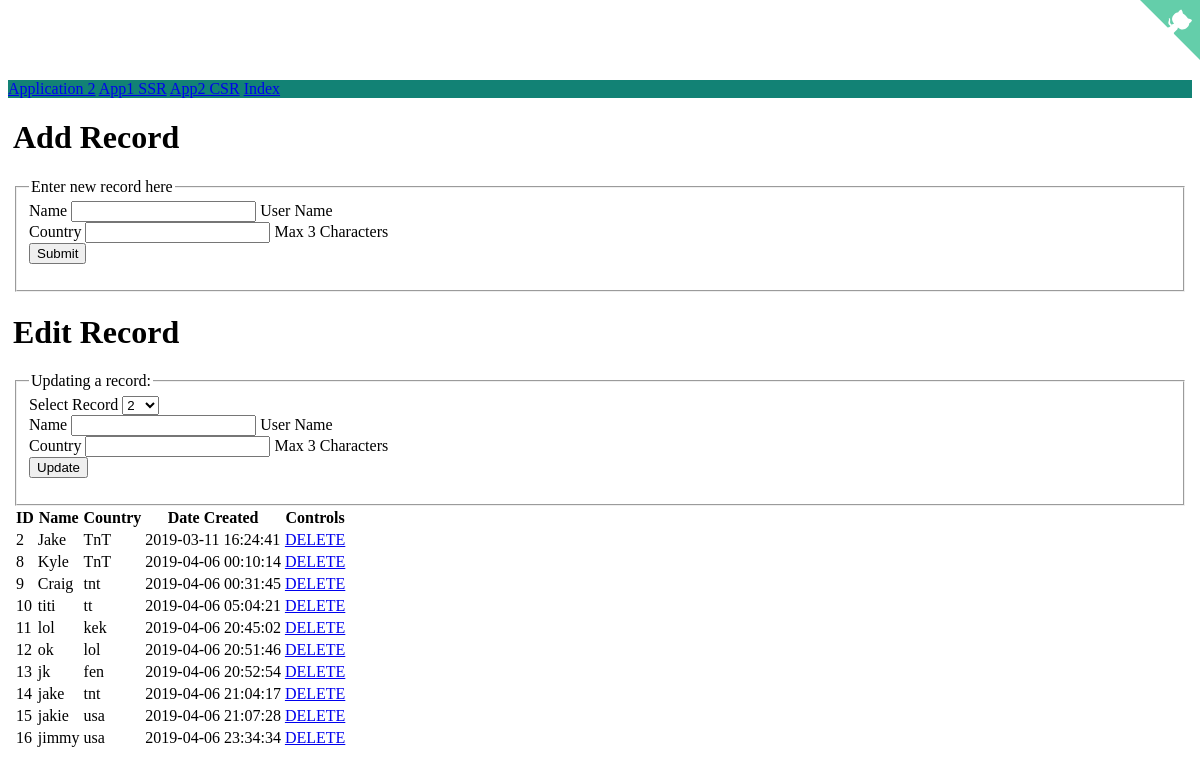
The app's page /app1, older data.
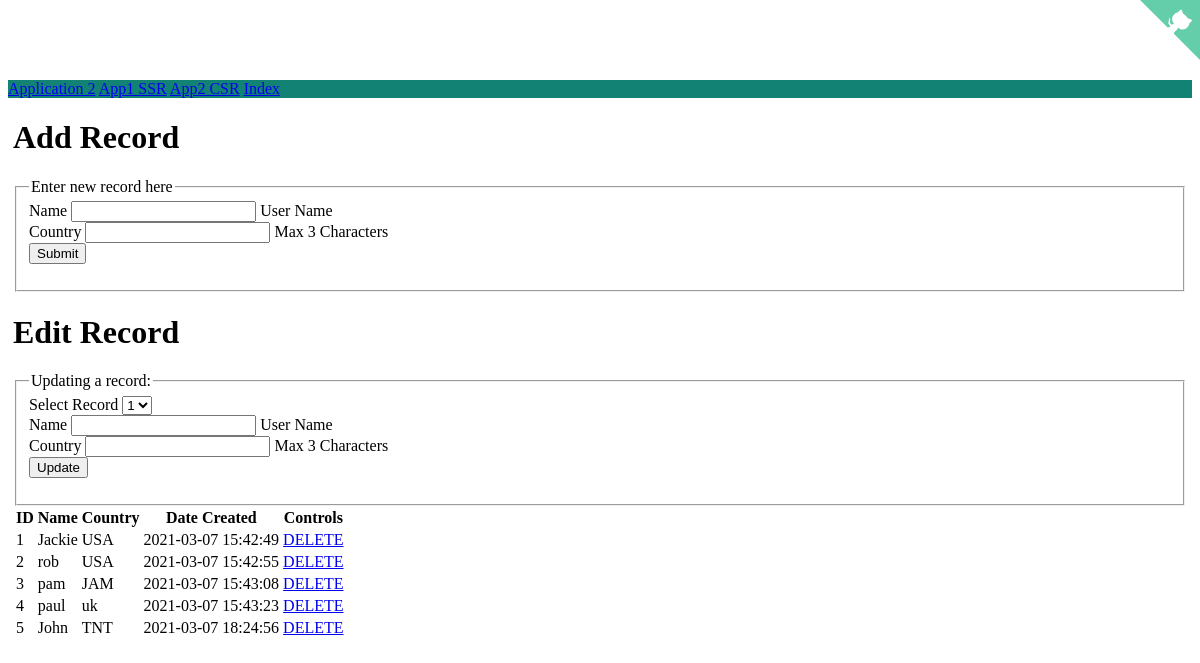
The same page, newer data.
### main.py (models this page shows, shortened)
class Person(db.Model):
    __tablename__ = 'persons'
    id = Column(Integer, primary_key=True, autoincrement="auto")
    name = Column(String(50), unique=True)
    date_created = Column(DateTime(), server_default=func.now())
    country = Column(String(3), default='TnT')
    def toDict(self):
        return {
            'id': self.id,
            'name': self.name,
            'date_created': self.date_created,
            'country': self.country
        }

### main.py (the view)
@app.route('/app1')
def app1():
    records = Person.query.all()
    records = list(map(lambda object: object.toDict(), records))
    response = jsonify(records)
    return render_template("app1.html", person=None, records=records, host=host)

### templates/app1.html (shortened to what the changed rows need)
<html lang="en">
    <head>
        <link rel="stylesheet" href="https://unpkg.com/bootstrap-material-design@4.1.1/dist/css/bootstrap-material-design.min.css">
    </head>
    <body>
        <div class="container">
            <div class="row">
                <div class="col-sm-4">
                        <div class="row">
                            <div>
                                <h1>Add Record</h1>
                            </div>
                        </div>
                        <div class="row">
                            <h1>Edit Record</h1>
                        </div>
                        <div class="row">
                            <fieldset>
                                <form method="POST" action="/persons/update">
                                    <div class="form-group">
                                        <label for="recSelect">Select Record</label>
                                        <select name="id" class="form-control">
                                            {% for user in records %}
                                                <option>{{user.id}}</option>
                                            {% endfor %}
                                        </select>
                                    </div>
                                </form>
                            </fieldset>
                        </div>
                </div>
                <div class="col-sm-8">
                    <table class="table table-striped table-hover">
                        <thead class="thead-dark">
                            <tr>
                                <th>ID</th><th>Name</th><th>Country</th><th>Date Created</th><th>Controls</th>
                            </tr>
                        </thead>
                        <tbody>
                            {% for user in records %}
                            <tr>
                                <td>{{user.id}}</td>
                                <td>{{user.name}}</td>
                                <td>{{user.country}}</td>
                                <td>{{user.date_created}}</td>
                                <td>
                                    <a class="btn btn-primary" href="/persons/delete/{{user.id}}">DELETE</a>
                                </td>
                            </tr>
                            {% endfor %}
                        </tbody>
                    </table>
                </div>
            </div>
        </div>
    </body>
</html>

Row changes from the older to the newer data that the page shows:
removed Person: id "8", name "Kyle", country "TnT", date_created "2019-04-06 00:10:14"
removed Person: id "9", name "Craig", country "tnt", date_created "2019-04-06 00:31:45"
removed Person: id "10", name "titi", country "tt", date_created "2019-04-06 05:04:21"
removed Person: id "11", name "lol", country "kek", date_created "2019-04-06 20:45:02"
removed Person: id "12", name "ok", country "lol", date_created "2019-04-06 20:51:46"
removed Person: id "13", name "jk", country "fen", date_created "2019-04-06 20:52:54"
removed Person: id "14", name "jake", country "tnt", date_created "2019-04-06 21:04:17"
removed Person: id "15", name "jakie", country "usa", date_created "2019-04-06 21:07:28"
removed Person: id "16", name "jimmy", country "usa", date_created "2019-04-06 23:34:34"
added Person: id "1", name "Jackie", country "USA", date_created "2021-03-07 15:42:49"
changed Person id 2: name "Jake" → "rob"; country "TnT" → "USA"; date_created "2019-03-11 16:24:41" → "2021-03-07 15:42:55"
added Person: id "3", name "pam", country "JAM", date_created "2021-03-07 15:43:08"
added Person: id "4", name "paul", country "uk", date_created "2021-03-07 15:43:23"
added Person: id "5", name "John", country "TNT", date_created "2021-03-07 18:24:56"
Text that changed along with them:
form field id: "2" → "1"
